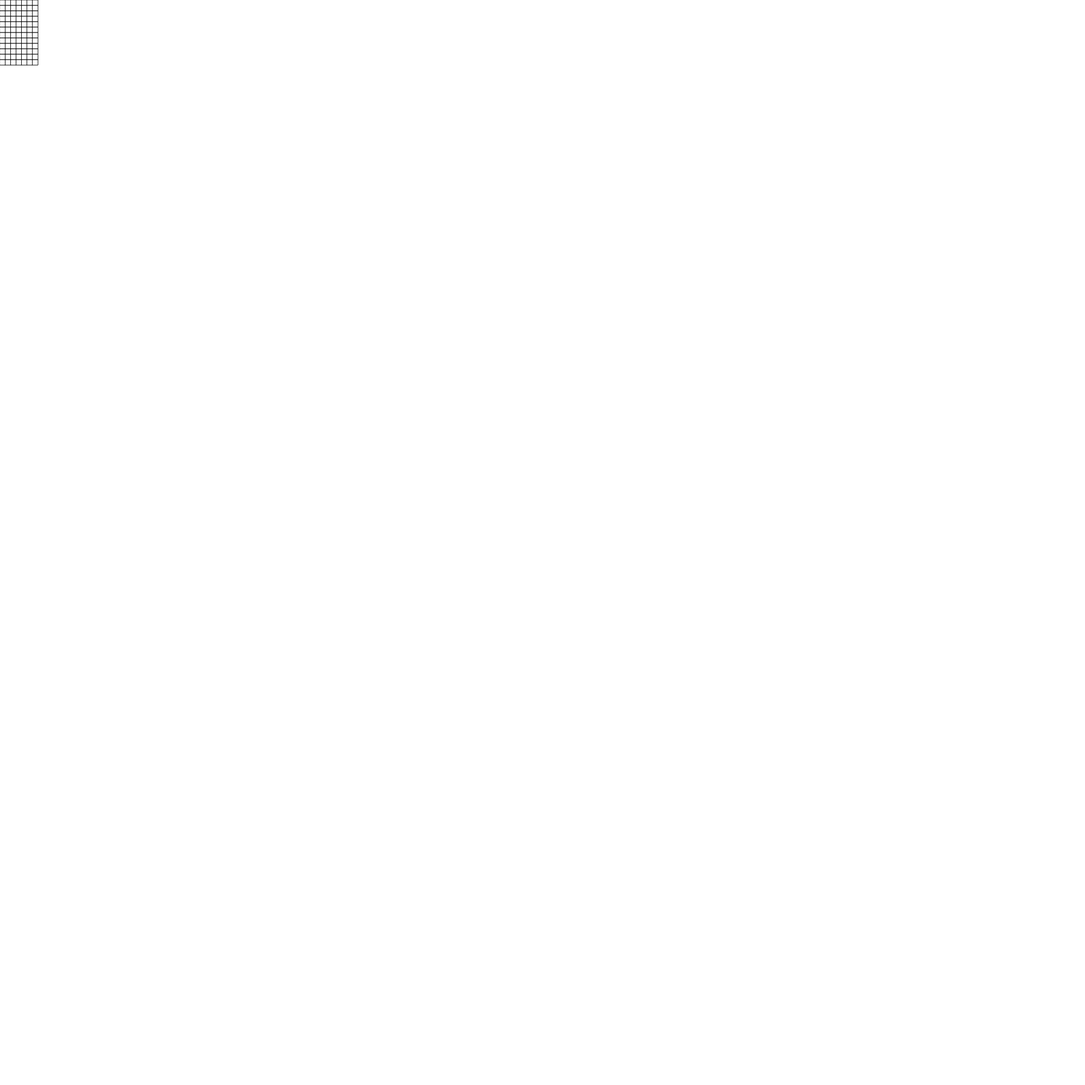
Frame 1 (no input)
Frame 60 (no input): identical to frame 1, image omitted
Frame 120 (the mouse pressed at the canvas centre since frame 60): identical to frame 1, image omitted

The p5.js sketch that drew this single still picture (run headless with seeded random() and noise() and a simulated clock; from frame 60 on, the mouse is pressed at the canvas centre):

// p5.js sketch
// ── sketch.js

//Makes 2D Array with certain number of columns
//Every column has an array with a certain number of rows
function make2DArray(cols, rows) {
    var arr = new Array(cols);
    for(var i = 0; i < arr.length; i++){
        arr[i] = new Array(rows);
    }
    return arr;
}

var grid;

//Availability will be for the upcoming week
var cols = 7;

//Mocks will be in two hour timespans
var rows = 12;

//Width and height for rect
var w = 10;

//Creates 2D array of cell objects in the form of a grid
function setup(){
    createCanvas(2000,2000);
    grid = make2DArray(cols, rows);
    for (var i = 0; i < cols; i++){
        for(var j = 0; j < rows; j++){
            grid[i][j] = new Cell(i * w, j * w, w);
        }
    }
}

//Displays what is in each cell
function draw() {
    background(255);
    for (var i = 0; i < cols; i++){
        for(var j =0; j < rows; j++){
            grid[i][j].show();
        }
    }
}
// ── cell.js

//Every cell is selectable and appearance will change upon selection
function Cell(x, y, w) {
    this.x = x;
    this.y = y;
    this.w = w;
    this.time = true;
    this.colored = true;
}

//Constructor function to show all square cells
Cell.prototype.show = function(){
    stroke(0);
    fill(255);
    rect(this.x, this.y, this.w, this.w);
}
